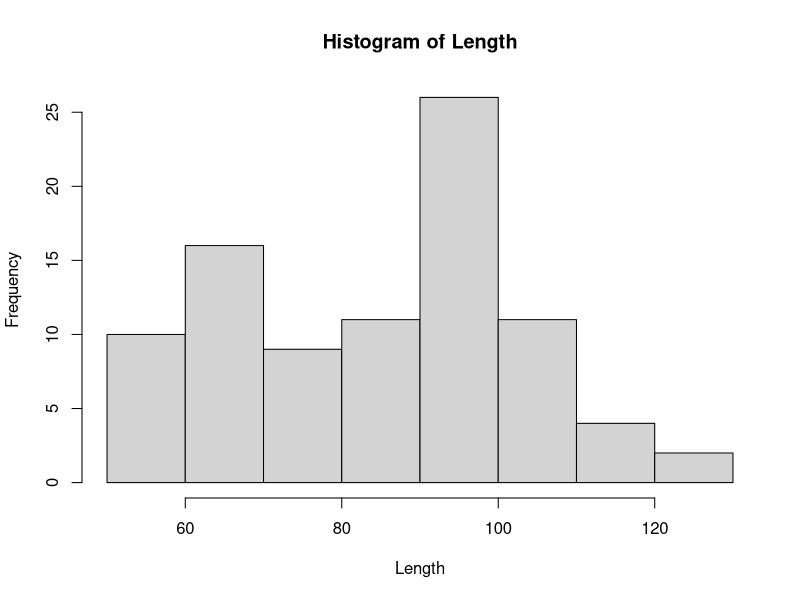

Write R code to recreate this figure.
## ---- chunk 1
knitr::opts_chunk$set(echo = TRUE)
## ---- chunk 2
htmltools::img(src = knitr::image_uri(file.path(R.home("doc"), "html", "logo.jpg")), 
               alt = 'logo', 
               style = 'position:absolute; top:0; right:0; padding:10px;')
## ---- chunk 3
#load libraries
library(ggplot2)
## ---- chunk 4
#show data
pins <- read.csv("data_pins/pins.csv")
print(pins)
## ---- chunk 5
Length <- pins$Length
hist(Length)
